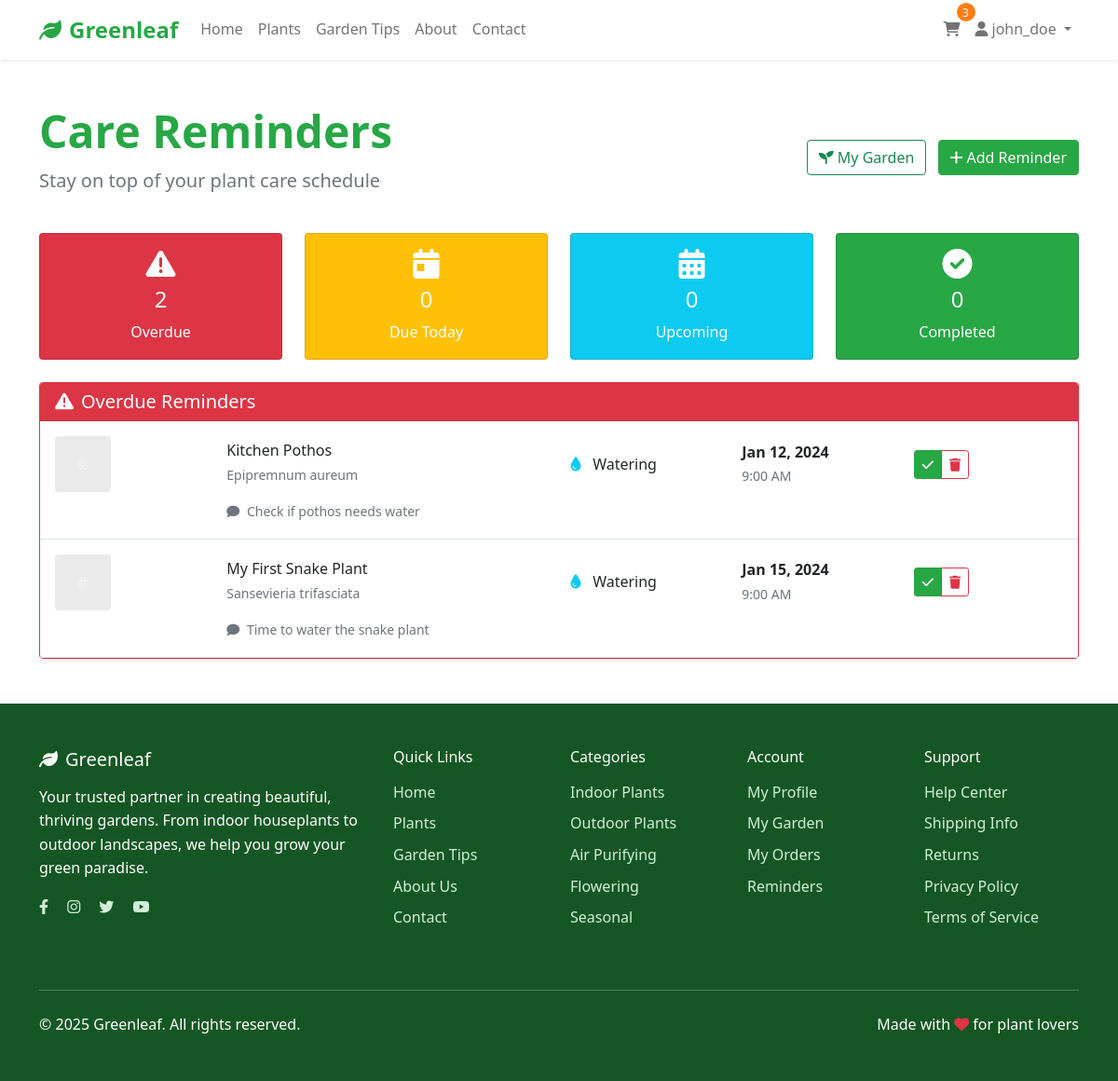
Page /reminders.php (signed in) on the committed database.
### tables this page shows
CREATE TABLE `reminders` (
  `reminder_id` int(11) NOT NULL,
  `user_id` int(11) NOT NULL,
  `plant_id` int(11) NOT NULL,
  `garden_id` int(11) DEFAULT NULL,
  `reminder_date` date NOT NULL,
  `reminder_time` time DEFAULT '09:00:00',
  `type` enum('watering','fertilizing','pruning','repotting') NOT NULL,
  `message` text DEFAULT NULL,
  `is_completed` tinyint(1) DEFAULT 0,
  `created_at` timestamp NOT NULL DEFAULT current_timestamp()
);

CREATE TABLE `plants` (
  `plant_id` int(11) NOT NULL,
  `name` varchar(100) NOT NULL,
  `botanical_name` varchar(100) DEFAULT NULL,
  `category` enum('Indoor','Outdoor','Flowering','Air-Purifying','Seasonal') NOT NULL,
  `price` decimal(10,2) NOT NULL,
  `care_level` enum('Easy','Medium','Hard') DEFAULT 'Medium',
  `light_requirement` enum('Low','Medium','High','Direct') NOT NULL,
  `watering_schedule` varchar(50) DEFAULT NULL,
  `description` text DEFAULT NULL,
  `image` varchar(255) DEFAULT 'default-plant.jpg',
  `stock_quantity` int(11) DEFAULT 0,
  `is_active` tinyint(1) DEFAULT 1,
  `created_at` timestamp NOT NULL DEFAULT current_timestamp(),
  `updated_at` timestamp NOT NULL DEFAULT current_timestamp() ON UPDATE current_timestamp()
);

CREATE TABLE `user_garden` (
  `garden_id` int(11) NOT NULL,
  `user_id` int(11) NOT NULL,
  `plant_id` int(11) NOT NULL,
  `plant_name` varchar(100) DEFAULT NULL,
  `date_added` timestamp NOT NULL DEFAULT current_timestamp(),
  `notes` text DEFAULT NULL,
  `growth_images` text DEFAULT NULL
);

### includes/reminder-item.php (the view)
<div class="border-bottom p-3">
    <div class="row align-items-center">
        <div class="col-md-2">
            <img src="<?php echo $reminder['image'] ?: DEFAULT_PLANT_IMAGE; ?>"
                 class="img-fluid rounded" alt="<?php echo htmlspecialchars($reminder['plant_name']); ?>"
                 style="height: 60px; width: 60px; object-fit: cover;">
        </div>
        <div class="col-md-4">
            <h6 class="mb-1"><?php echo htmlspecialchars($reminder['custom_name'] ?: $reminder['plant_name']); ?></h6>
            <small class="text-muted"><?php echo htmlspecialchars($reminder['botanical_name']); ?></small>
        </div>
        <div class="col-md-2">
            <?php
            $type_icons = [
                'watering' => 'fas fa-tint text-info',
                'fertilizing' => 'fas fa-seedling text-success',
                'pruning' => 'fas fa-cut text-warning',
                'repotting' => 'fas fa-box text-secondary'
            ];
            $icon = $type_icons[$reminder['type']] ?? 'fas fa-bell';
            ?>
            <i class="<?php echo $icon; ?> me-2"></i>
            <span class="text-capitalize"><?php echo $reminder['type']; ?></span>
        </div>
        <div class="col-md-2">
            <div class="fw-bold"><?php echo date('M j, Y', strtotime($reminder['reminder_date'])); ?></div>
            <small class="text-muted"><?php echo date('g:i A', strtotime($reminder['reminder_time'])); ?></small>
        </div>
        <div class="col-md-2">
            <?php if (!$reminder['is_completed']): ?>
                <div class="btn-group">
                    <button class="btn btn-success btn-sm" onclick="completeReminder(<?php echo $reminder['reminder_id']; ?>)">
                        <i class="fas fa-check"></i>
                    </button>
                    <button class="btn btn-outline-danger btn-sm" onclick="deleteReminder(<?php echo $reminder['reminder_id']; ?>)">
                        <i class="fas fa-trash"></i>
                    </button>
                </div>
            <?php else: ?>
                <span class="badge bg-success">Completed</span>
            <?php endif; ?>
        </div>
    </div>
    <?php if ($reminder['message']): ?>
        <div class="row mt-2">
            <div class="col-md-10 offset-md-2">
                <small class="text-muted">
                    <i class="fas fa-comment me-1"></i>
                    <?php echo htmlspecialchars($reminder['message']); ?>
                </small>
            </div>
        </div>
    <?php endif; ?>
</div>

### reminders.php (shortened to what this page needs)
<?php
$db = new Database();
$conn = $db->getConnection();
$stmt = $conn->prepare("
    SELECT r.*, p.name as plant_name, p.botanical_name, p.image, ug.plant_name as custom_name
    FROM reminders r
    JOIN user_garden ug ON r.garden_id = ug.garden_id
    JOIN plants p ON ug.plant_id = p.plant_id
    WHERE r.user_id = ?
    ORDER BY r.reminder_date ASC, r.reminder_time ASC
");
$stmt->bind_param("i", $_SESSION['user_id']);
$stmt->execute();
$reminders_result = $stmt->get_result();
$today_reminders = [];
$upcoming_reminders = [];
$completed_reminders = [];
$overdue_reminders = [];
$today = date('Y-m-d');
$reminders_result->data_seek(0);
while ($reminder = $reminders_result->fetch_assoc()) {
    if ($reminder['is_completed']) {
        $completed_reminders[] = $reminder;
    } elseif ($reminder['reminder_date'] < $today) {
        $overdue_reminders[] = $reminder;
    } elseif ($reminder['reminder_date'] === $today) {
        $today_reminders[] = $reminder;
    } else {
        $upcoming_reminders[] = $reminder;
    }
}
?>
<!DOCTYPE html>
<html lang="en">
<head>
    <link href="https://cdn.jsdelivr.net/npm/bootstrap@5.1.3/dist/css/bootstrap.min.css" rel="stylesheet">
    <link href="https://cdnjs.cloudflare.com/ajax/libs/font-awesome/6.0.0/css/all.min.css" rel="stylesheet">
    <link href="assets/css/style.css" rel="stylesheet">
</head>
<body>
    <?php include 'includes/header.php'; ?>
    <div class="container my-5">
        <div class="row mb-4">
            <div class="col-12">
                <div class="d-flex justify-content-between align-items-center">
                    <div>
                        <h1 class="display-5 fw-bold text-success mb-2">Care Reminders</h1>
                        <p class="lead text-muted">Stay on top of your plant care schedule</p>
                    </div>
                    <div>
                        <a href="my-garden.php" class="btn btn-outline-success me-2">
                            <i class="fas fa-seedling me-1"></i>My Garden
                        </a>
                        <button class="btn btn-success" data-bs-toggle="modal" data-bs-target="#addReminderModal">
                            <i class="fas fa-plus me-1"></i>Add Reminder
                        </button>
                    </div>
                </div>
            </div>
        </div>
        <div class="row mb-4">
            <div class="col-md-3">
                <div class="card bg-danger text-white">
                    <div class="card-body text-center">
                        <i class="fas fa-exclamation-triangle fa-2x mb-2"></i>
                        <h4><?php echo count($overdue_reminders); ?></h4>
                        <p class="mb-0">Overdue</p>
                    </div>
                </div>
            </div>
            <div class="col-md-3">
                <div class="card bg-warning text-white">
                    <div class="card-body text-center">
                        <i class="fas fa-calendar-day fa-2x mb-2"></i>
                        <h4><?php echo count($today_reminders); ?></h4>
                        <p class="mb-0">Due Today</p>
                    </div>
                </div>
            </div>
            <div class="col-md-3">
                <div class="card bg-info text-white">
                    <div class="card-body text-center">
                        <i class="fas fa-calendar-alt fa-2x mb-2"></i>
                        <h4><?php echo count($upcoming_reminders); ?></h4>
                        <p class="mb-0">Upcoming</p>
                    </div>
                </div>
            </div>
            <div class="col-md-3">
                <div class="card bg-success text-white">
                    <div class="card-body text-center">
                        <i class="fas fa-check-circle fa-2x mb-2"></i>
                        <h4><?php echo count($completed_reminders); ?></h4>
                        <p class="mb-0">Completed</p>
                    </div>
                </div>
            </div>
        </div>
        <?php if (!empty($overdue_reminders)): ?>
            <div class="card shadow-sm mb-4 border-danger">
                <div class="card-header bg-danger text-white">
                    <h5 class="mb-0"><i class="fas fa-exclamation-triangle me-2"></i>Overdue Reminders</h5>
                </div>
                <div class="card-body p-0">
                    <?php foreach ($overdue_reminders as $reminder): ?>
                        <?php include 'includes/reminder-item.php'; ?>
                    <?php endforeach; ?>
                </div>
            </div>
        <?php endif; ?>
    </div>
    <?php include 'includes/footer.php'; ?>
</body>
</html>

### assets/css/style.css (style rules this page uses)
:root { --primary-green: #28a745; --secondary-green: #20c997; --dark-green: #155724; --light-green: #d4edda; --accent-orange: #fd7e14; }
body { font-family: "Segoe UI", Tahoma, Geneva, Verdana, sans-serif; line-height: 1.6; }
.btn-success { background-color: var(--primary-green); border-color: var(--primary-green); }
.text-success { color: var(--primary-green) !important; }
.bg-success { background-color: var(--primary-green) !important; }

### rows in the picture
reminders: plant.image (placeholder picture), garden.plant_name "Kitchen Pothos", plant.botanical_name "Epipremnum aureum", type "Watering", reminder_date "Jan 12, 2024", reminder_time "9:00 AM", message "Check if pothos needs water"
reminders: plant.image (placeholder picture), garden.plant_name "My First Snake Plant", plant.botanical_name "Sansevieria trifasciata", type "Watering", reminder_date "Jan 15, 2024", reminder_time "9:00 AM", message "Time to water the snake plant"

### other values in the picture
SITE_NAME "Greenleaf"
$cart_count "3"
$_SESSION['username'] "john_doe"
count($overdue_reminders) "2"
count($today_reminders) "0"
count($upcoming_reminders) "0"
count($completed_reminders) "0"
